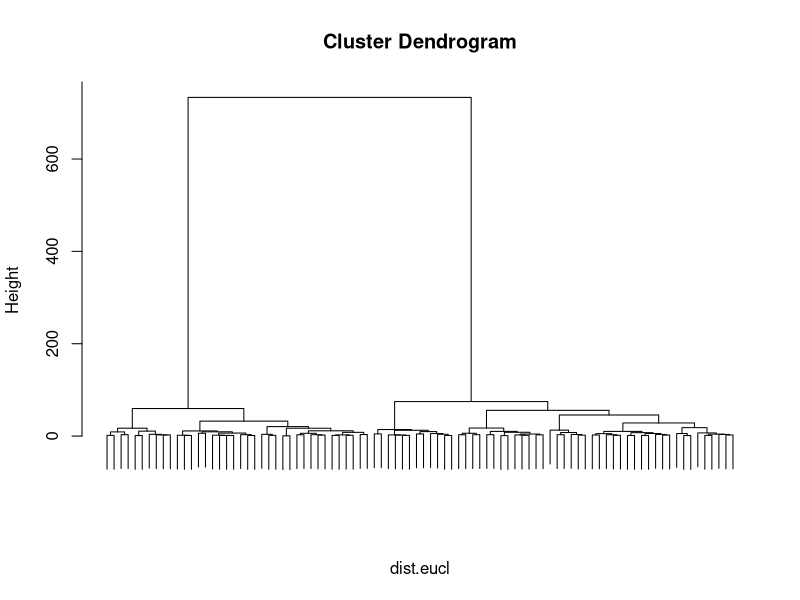
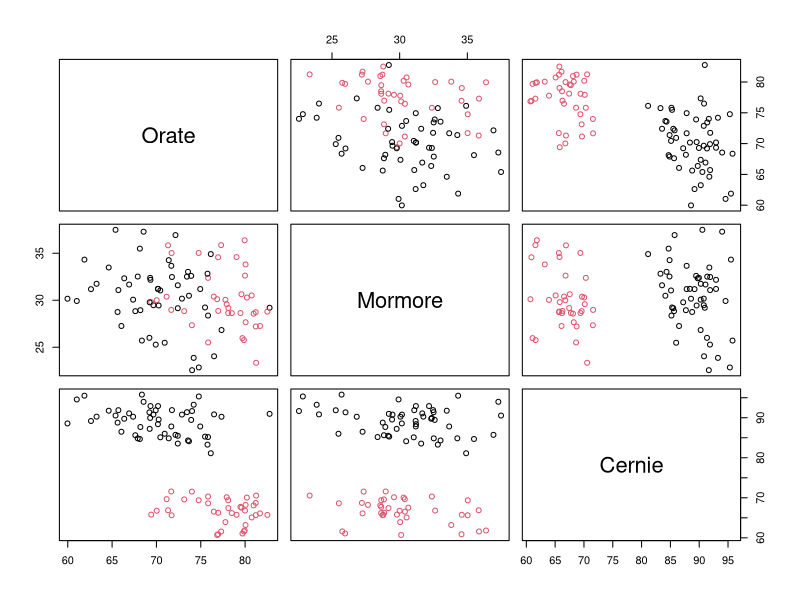

The R script that drew these images, in order: (Note: this script raises an error after producing the figures.)
df <- read.table("fishing.txt")

dist.eucl <- dist(df, method = "euclidean")
hclust <- hclust(dist.eucl, method = "ward.D")
plot(hclust, labels = F, sub = "")
tree <- cutree(hclust, k = 2)

plot(df, col = tree)

i1 <- which(tree == 1)
i2 <- which(tree == 2)

length(i1)
length(i2)
colMeans(df[i1,])
colMeans(df[i2,])

D_1 = df[i1,]
D_2 = df[i2,]

mcshapiro.test(D_1)
mcshapiro.test(D_2)
# tutto squisitamente gaussiano

n1 <- dim(D_1)[1] 
n2 <- dim(D_2)[1] 
p  <- dim(D_1)[2] 

t1.mean <- sapply(D_1,mean)
t2.mean <- sapply(D_2,mean)
t1.cov  <-  cov(D_1)
t2.cov  <-  cov(D_2)

# le covarianze son simili (la struttura di correlazione è uguale)

# Posso davvero usare Spooled?

Sp      <- ((n1-1)*t1.cov + (n2-1)*t2.cov)/(n1+n2-2)

alpha   <- .05
delta.0 <- c(0,0,0)
Spinv   <- solve(Sp)

T2 <- n1*n2/(n1+n2) * (t1.mean-t2.mean-delta.0) %*% Spinv %*% (t1.mean-t2.mean-delta.0)

cfr.fisher <- (p*(n1+n2-2)/(n1+n2-1-p))*qf(1-alpha,p,n1+n2-1-p)
T2 < cfr.fisher 

P <- 1 - pf(T2/(p*(n1+n2-2)/(n1+n2-1-p)), p, n1+n2-1-p)
P  
# big evidence to reject sameness hypothesis 

k <- 3 

IC1 <- c(t1.mean[1]-t2.mean[1] - qt(1-alpha/(2*k), n-1) * sqrt(Sp[1,1])/n ,t1.mean[1]-t2.mean[1] + qt(1-alpha/(2*k), n-1) * sqrt(Sp[1,1])/n )
IC1
IC2 <- c(t1.mean[2]-t2.mean[2] - qt(1-alpha/(2*k), n-1) * sqrt(Sp[2,2])/n ,t1.mean[2]-t2.mean[2] + qt(1-alpha/(2*k), n-1) * sqrt(Sp[2,2])/n )
IC2
IC3 <- c(t1.mean[3]-t2.mean[3] - qt(1-alpha/(2*k), n-1) * sqrt(Sp[3,3])/n ,t1.mean[3]-t2.mean[3] + qt(1-alpha/(2*k), n-1) * sqrt(Sp[3,3])/n )
IC3

# forte influenza per Orate e Cernie, leggera per Mormore